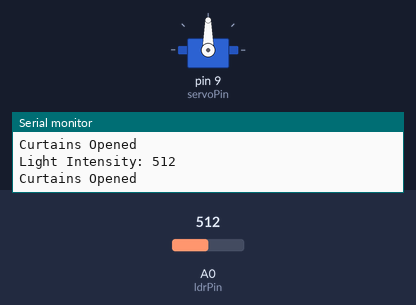
The sketch below on a simulated Arduino Uno, built with avr-gcc and run on an emulated ATmega328P. Shown: servo, the last lines printed to the serial monitor. The test bench sets the inputs (shaded band); at power-on: A0 (ldrPin) = 512.

Above: at 1.8 s.
1.9 s: A0 (ldrPin) set to 491
At 3.2 s:
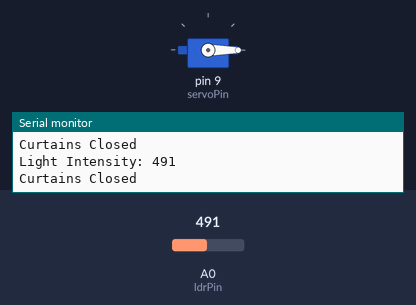
3.5 s: A0 (ldrPin) set to 510
At 4.8 s:
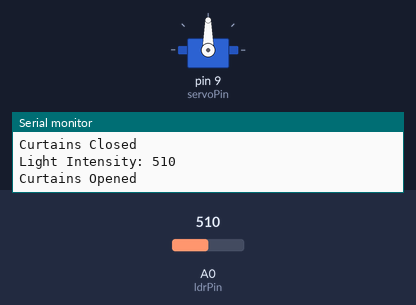
5.5 s: A0 (ldrPin) set to 490
At 6.3 s:
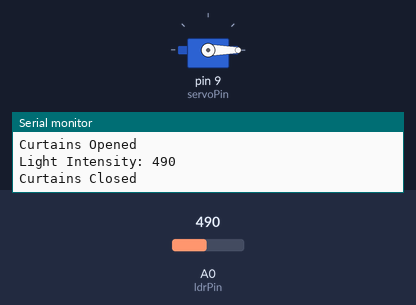
Timing chart, 0 to 8.5 s (numbered marks = the images above; inputs shaded):
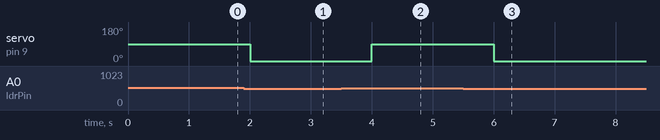

Measured:
- the behaviour switches between 501 and 500 on A0 (ldrPin) (found by bisection; images 0 and 1)
- after the input at 1.9 s, servo on pin 9 (servoPin): 90° → 0° after 0.10 s
- after the input at 3.5 s, servo on pin 9 (servoPin): 0° → 90° after 0.50 s
- after the input at 5.5 s, servo on pin 9 (servoPin): 90° → 0° after 0.50 s

The sketch:

Arduino_Code.ino
```cpp
#include <Servo.h>

// Define pins
const int ldrPin = A0; // LDR connected to analog pin A0
const int servoPin = 9; // Servo connected to digital pin 9

// Create a servo object
Servo curtainServo;

// Define thresholds for light intensity
const int lightThreshold = 500; // Adjust based on testing

void setup() {
  // Initialize serial communication
  Serial.begin(9600);

  // Attach the servo to the specified pin
  curtainServo.attach(servoPin);

  // Set initial position of the servo (closed position)
  curtainServo.write(0);
}

void loop() {
  // Read the light intensity from the LDR
  int lightValue = analogRead(ldrPin);
  Serial.print("Light Intensity: ");
  Serial.println(lightValue);

  // Control the servo based on light intensity
  if (lightValue > lightThreshold) {
    // Open the curtains
    curtainServo.write(90); // Adjust angle for fully open position
    Serial.println("Curtains Opened");
  } else {
    // Close the curtains
    curtainServo.write(0); // Adjust angle for fully closed position
    Serial.println("Curtains Closed");
  }

  delay(1000); // Adjust loop speed
}
```
